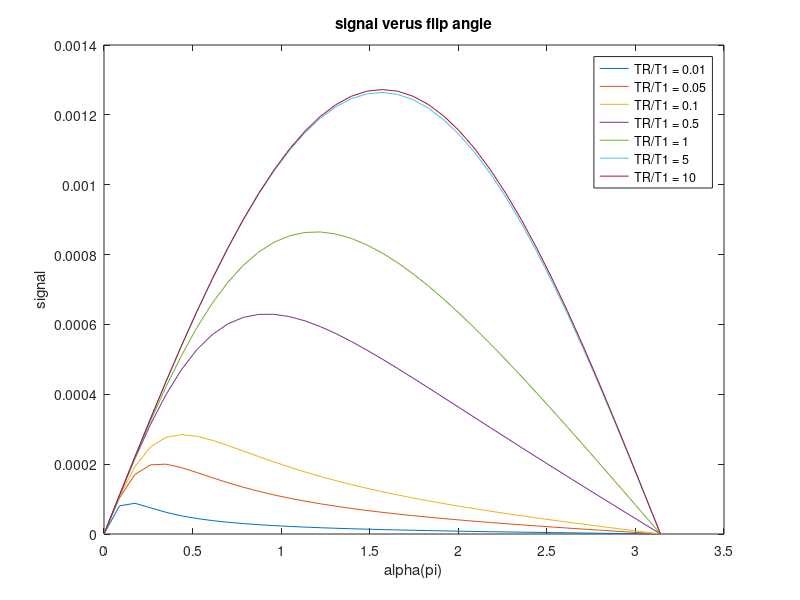

Here is the MATLAB script that generated this plot:
alpha = 0 : pi/36 : pi;%(0~180)
m =  size(alpha,2);
TR_T1 = [0.01 0.05 0.1 0.5 1 5 10] ;% TR / T1
n =  size(TR_T1,2);
TE = 20;
T2_star = 3;
sign = zeros(n , m);
for i = 1 : n
    for j = 1 : m
        sign(i,j) = ((1 - exp(-TR_T1(i))) .* sin(alpha(j)))  / (1 - (exp(-TR_T1(i)) .* cos(alpha(j)))) .* exp(-TE / T2_star);
    end
    plot(alpha,sign);
end
legend('TR/T1 = 0.01','TR/T1 = 0.05','TR/T1 = 0.1','TR/T1 = 0.5','TR/T1 = 1','TR/T1 = 5','TR/T1 = 10');
xlabel('alpha(pi)');ylabel('signal');
title('signal verus flip angle');
